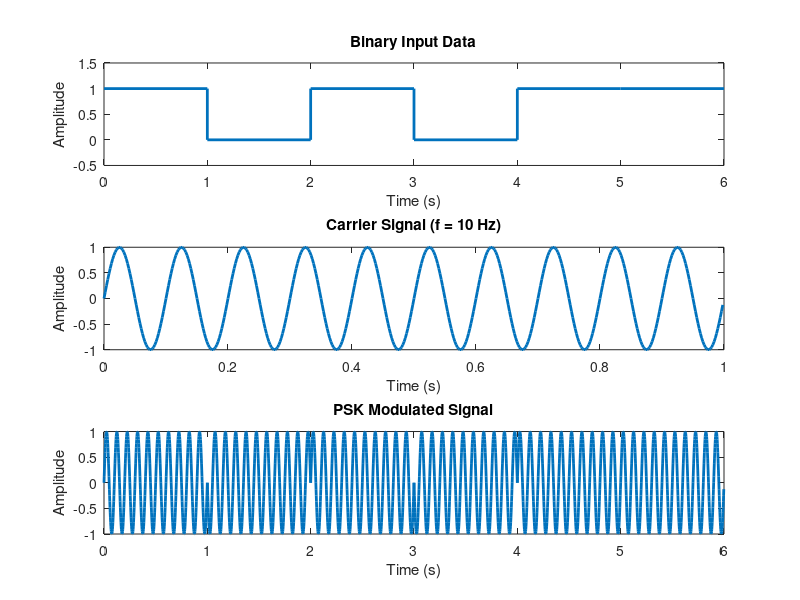

MATLAB code for this plot:
clc;
clear all;
close all;
data = [1 0 1 0 1 1];

Tb = 1;              % Bit duration in seconds
fc = 10;             % Carrier frequency in Hz
fs = 500;            % Sampling frequency
t = 0:1/fs:Tb-1/fs;  % Time vector for one bit
carrier = sin(2*pi*fc*t);
PSK_signal = [];

% PSK Modulation
for i = 1:length(data)
    if data(i) == 1
        PSK_bit = carrier;         
    else
        PSK_bit = -carrier;      
    end
    PSK_signal = [PSK_signal PSK_bit];
end

time = 0:1/fs:Tb*length(data)-1/fs;
figure;
% Binary Input
subplot(3,1,1);
stairs(0:Tb:Tb*length(data), [data data(end)], 'LineWidth', 2);
title('Binary Input Data');
xlabel('Time (s)');
ylabel('Amplitude');
ylim([-0.5 1.5]);
% Carrier Signal
subplot(3,1,2);
plot(t, carrier, 'LineWidth', 2);
title(['Carrier Signal (f = ' num2str(fc) ' Hz)']);
xlabel('Time (s)');
ylabel('Amplitude');

% PSK Modulated Signal
subplot(3,1,3);
plot(time, PSK_signal, 'LineWidth', 2);
title('PSK Modulated Signal');
xlabel('Time (s)');
ylabel('Amplitude');
